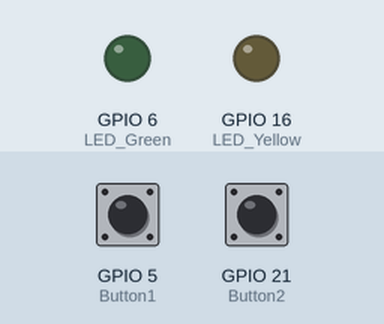
Bench run of a program on a simulated Raspberry Pi (BCM pin numbers). Parts: output pins drawn as LEDs (lit = HIGH). Dashed ring = blinking. The inputs (shaded band) are chosen by the test bench; at power-on: GPIO 5 (Button1) LOW, GPIO 21 (Button2) LOW. The clock reads 2024-03-15 10:24:30 at power-on unless the program sets it.

Above: at 1.2 s.
1.3 s: GPIO 5 (Button1) pulled HIGH for 3.2 s
At 1.6 s:
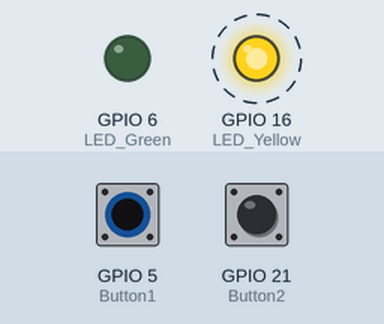
6.0 s: GPIO 21 (Button2) pulled HIGH for 3.2 s
At 9.8 s:
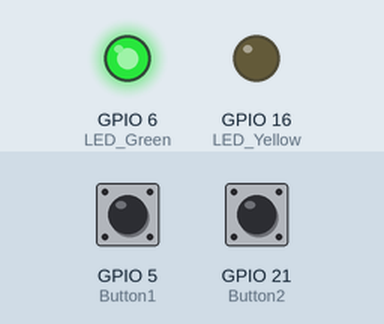
10.7 s: GPIO 5 (Button1) pulled HIGH for 0.15 s
At 11.1 s:
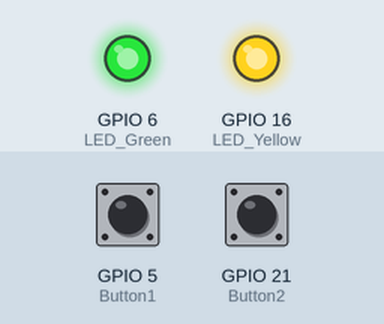
12.3 s: GPIO 5 (Button1) pulled HIGH for 1 s
At 13.5 s:
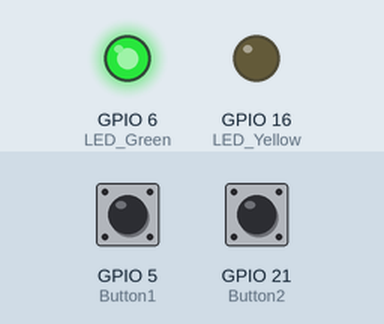
14.8 s: GPIO 21 (Button2) pulled HIGH for 0.15 s
At 15.4 s:
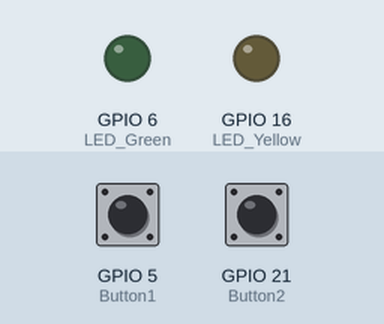
Timing chart, 0 to 17.4 s (numbered marks = the images above; inputs shaded):
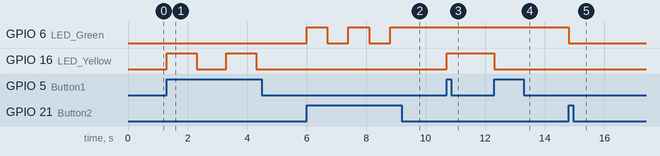

Measured:
- after the input at 1.3 s, GPIO 16 (LED_Yellow): alternates HIGH for 1.0 s and LOW for 1.0 s, starting at once
- after the input at 6.0 s, GPIO 6 (LED_Green): alternates HIGH for 0.70 s and LOW for 0.70 s, 5 changes in all, then stays HIGH, starting at once
- after the input at 10.7 s, GPIO 16 (LED_Yellow): LOW → HIGH at once
- after the input at 12.3 s, GPIO 16 (LED_Yellow): HIGH → LOW at once
- after the input at 14.8 s, GPIO 6 (LED_Green): HIGH → LOW at once

The program:

Opdracht_5b.py
```python
import RPi.GPIO as GPIO
import time

LED_Yellow = 16
LED_Green = 6
Button1 = 5
Button2 = 21
previousMillis = 0

GPIO.setmode(GPIO.BCM)
GPIO.setup(LED_Yellow, GPIO.OUT)
GPIO.setup(LED_Green, GPIO.OUT)
GPIO.setup(Button1, GPIO.IN, GPIO.PUD_DOWN)
GPIO.setup(Button2, GPIO.IN, GPIO.PUD_DOWN)

# Methode om milis te kunnen gebruiken
def millis():
    return time.time() * 1000

# Methode die het gele LEDje 1 seconde aan zet en 1 seconde uit
def Yellow_blink():
    global previousMillis
    if millis() - previousMillis >= 1000:
        previousMillis = millis()
        if GPIO.input(LED_Yellow):
            GPIO.output(LED_Yellow, GPIO.LOW)
        else:
            GPIO.output(LED_Yellow, GPIO.HIGH)
# Methode die het groene LEDje 0.7 sec uit zet en 1.3 seconde aan
def Green_blink():
    global previousMillis
    if millis() - previousMillis >= 700:
        previousMillis = millis()
        if GPIO.input(LED_Green):
            GPIO.output(LED_Green, GPIO.LOW)
        else:
            GPIO.output(LED_Green, GPIO.HIGH)

while True:
    buttonState2 = GPIO.input(Button2)
    buttonState1 = GPIO.input(Button1)
    # Als knop 2 wordt ingedrukt gaat groen knipperen
    # bij knop 1 is dat geel
    if buttonState2 == GPIO.HIGH:
        Green_blink()

    if buttonState1 == GPIO.HIGH:
        Yellow_blink()
```
